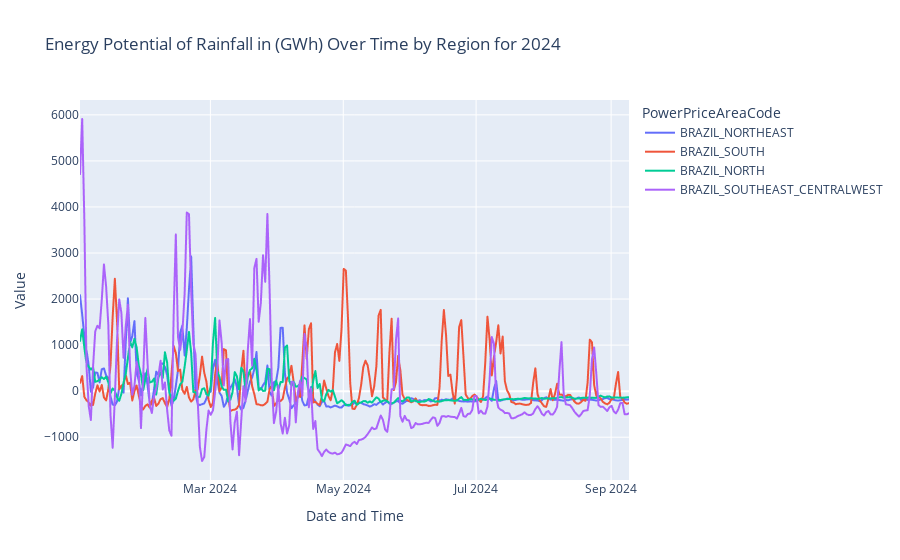
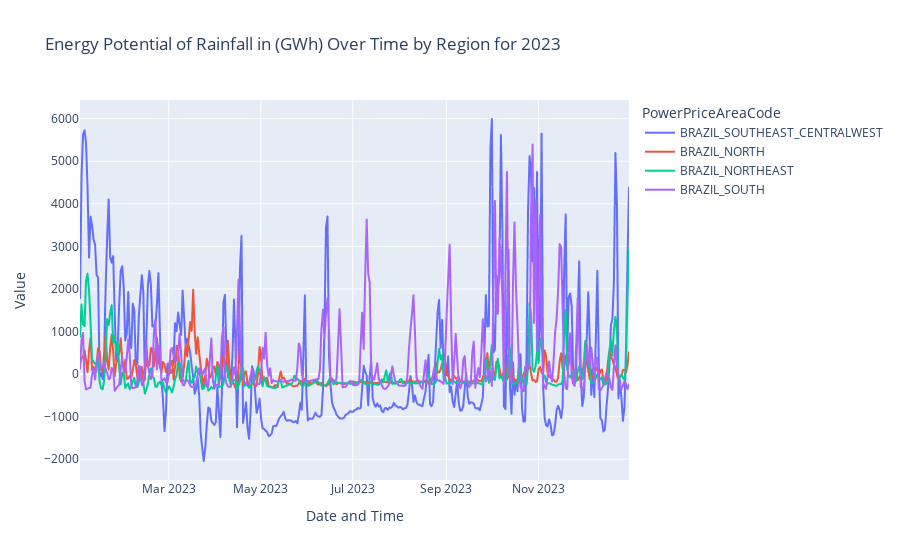
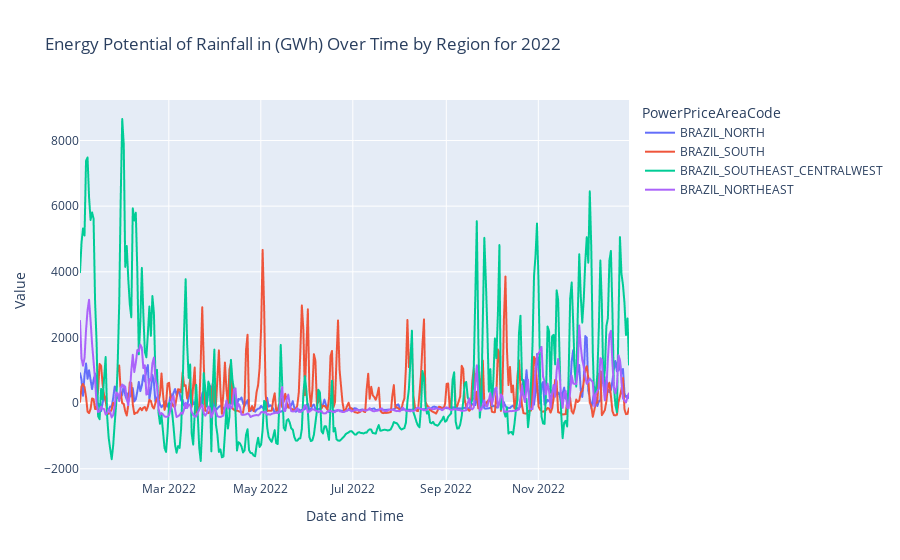

The code cell stored with these charts, in order, in its notebook:
### Markdown cell above
## Data Visualization

### Code cell
import plotly.express as px

df_rain['DateTime'] = pd.to_datetime(df_rain['DateValueCET'].astype(str) + ' ' + df_rain['TimeValueCET'].astype(str))
df_rain['DateValueCET'] = pd.to_datetime(df_rain['DateValueCET'])

# Convert 'TimeValueCET' to hour format
df_rain['Hour'] = pd.to_datetime(df_rain['TimeValueCET'], format='%H:%M:%S').dt.hour

year_filter = 2024
df_rain_graph = df_rain[df_rain['DateValueCET'].dt.year == year_filter]

# Create a line plot
fig_1 = px.line( 
    df_rain_graph,
    x='DateTime',
    y='Value',
    color='PowerPriceAreaCode',
    title=f'Energy Potential of Rainfall in (GWh) Over Time by Region for {year_filter}',
    labels={'Rainfall Potential (GWh)': 'Rainfall Potential (GWh)', 'DateTime': 'Date and Time'}
)

""" # Update layout for better visibility
fig.update_layout(
    xaxis_title='Date and Time',
    yaxis_title='Rainfall Potential (GWh)',
    legend_title='Region',
    xaxis=dict(tickformat="%Y-%m-%d %H:%M")
) """

fig_1.show()
year_filter = 2023
df_rain_graph = df_rain[df_rain['DateValueCET'].dt.year == year_filter]

# Create a line plot
fig_2 = px.line( 
    df_rain_graph,
    x='DateTime',
    y='Value',
    color='PowerPriceAreaCode',
    title=f'Energy Potential of Rainfall in (GWh) Over Time by Region for {year_filter}',
    labels={'Rainfall Potential (GWh)': 'Rainfall Potential (GWh)', 'DateTime': 'Date and Time'}
)

""" # Update layout for better visibility
fig.update_layout(
    xaxis_title='Date and Time',
    yaxis_title='Rainfall Potential (GWh)',
    legend_title='Region',
    xaxis=dict(tickformat="%Y-%m-%d %H:%M")
) """

fig_2.show()

year_filter = 2022
df_rain_graph = df_rain[df_rain['DateValueCET'].dt.year == year_filter]

# Create a line plot
fig_3 = px.line( 
    df_rain_graph,
    x='DateTime',
    y='Value',
    color='PowerPriceAreaCode',
    title=f'Energy Potential of Rainfall in (GWh) Over Time by Region for {year_filter}',
    labels={'Rainfall Potential (GWh)': 'Rainfall Potential (GWh)', 'DateTime': 'Date and Time'}
)

""" # Update layout for better visibility
fig.update_layout(
    xaxis_title='Date and Time',
    yaxis_title='Rainfall Potential (GWh)',
    legend_title='Region',
    xaxis=dict(tickformat="%Y-%m-%d %H:%M")
) """

fig_3.show()

### Figure 1 — Plotly figure (JSON) as saved in the notebook; plotly's stock layout.template omitted (floating-point values rounded to 4 significant figures; data arrays with more than 128 entries replaced by an {"elided": "..."} marker saying what was removed)
{"data": [{"hovertemplate": "PowerPriceAreaCode=BRAZIL_NORTHEAST<br>Date and Time=%{x}<br>Value=%{y}<extra></extra>", "legendgroup": "BRAZIL_NORTHEAST", "line": {"color": "#636efa", "dash": "solid"}, "marker": {"symbol": "circle"}, "mode": "lines", "name": "BRAZIL_NORTHEAST", "showlegend": true, "type": "scattergl", "x": {"elided": "253 str values"}, "xaxis": "x", "y": {"elided": "253 float values"}, "yaxis": "y"}, {"hovertemplate": "PowerPriceAreaCode=BRAZIL_SOUTH<br>Date and Time=%{x}<br>Value=%{y}<extra></extra>", "legendgroup": "BRAZIL_SOUTH", "line": {"color": "#EF553B", "dash": "solid"}, "marker": {"symbol": "circle"}, "mode": "lines", "name": "BRAZIL_SOUTH", "showlegend": true, "type": "scattergl", "x": {"elided": "253 str values"}, "xaxis": "x", "y": {"elided": "253 float values"}, "yaxis": "y"}, {"hovertemplate": "PowerPriceAreaCode=BRAZIL_NORTH<br>Date and Time=%{x}<br>Value=%{y}<extra></extra>", "legendgroup": "BRAZIL_NORTH", "line": {"color": "#00cc96", "dash": "solid"}, "marker": {"symbol": "circle"}, "mode": "lines", "name": "BRAZIL_NORTH", "showlegend": true, "type": "scattergl", "x": {"elided": "253 str values"}, "xaxis": "x", "y": {"elided": "253 float values"}, "yaxis": "y"}, {"hovertemplate": "PowerPriceAreaCode=BRAZIL_SOUTHEAST_CENTRALWEST<br>Date and Time=%{x}<br>Value=%{y}<extra></extra>", "legendgroup": "BRAZIL_SOUTHEAST_CENTRALWEST", "line": {"color": "#ab63fa", "dash": "solid"}, "marker": {"symbol": "circle"}, "mode": "lines", "name": "BRAZIL_SOUTHEAST_CENTRALWEST", "showlegend": true, "type": "scattergl", "x": {"elided": "253 str values"}, "xaxis": "x", "y": {"elided": "253 float values"}, "yaxis": "y"}], "layout": {"legend": {"title": {"text": "PowerPriceAreaCode"}, "tracegroupgap": 0}, "title": {"text": "Energy Potential of Rainfall in (GWh) Over Time by Region for 2024"}, "xaxis": {"anchor": "y", "domain": [0, 1], "title": {"text": "Date and Time"}}, "yaxis": {"anchor": "x", "domain": [0, 1], "title": {"text": "Value"}}}}

### Figure 2 — Plotly figure (JSON) as saved in the notebook; plotly's stock layout.template omitted (floating-point values rounded to 4 significant figures; data arrays with more than 128 entries replaced by an {"elided": "..."} marker saying what was removed)
{"data": [{"hovertemplate": "PowerPriceAreaCode=BRAZIL_SOUTHEAST_CENTRALWEST<br>Date and Time=%{x}<br>Value=%{y}<extra></extra>", "legendgroup": "BRAZIL_SOUTHEAST_CENTRALWEST", "line": {"color": "#636efa", "dash": "solid"}, "marker": {"symbol": "circle"}, "mode": "lines", "name": "BRAZIL_SOUTHEAST_CENTRALWEST", "showlegend": true, "type": "scattergl", "x": {"elided": "365 str values"}, "xaxis": "x", "y": {"elided": "365 float values"}, "yaxis": "y"}, {"hovertemplate": "PowerPriceAreaCode=BRAZIL_NORTH<br>Date and Time=%{x}<br>Value=%{y}<extra></extra>", "legendgroup": "BRAZIL_NORTH", "line": {"color": "#EF553B", "dash": "solid"}, "marker": {"symbol": "circle"}, "mode": "lines", "name": "BRAZIL_NORTH", "showlegend": true, "type": "scattergl", "x": {"elided": "365 str values"}, "xaxis": "x", "y": {"elided": "365 float values"}, "yaxis": "y"}, {"hovertemplate": "PowerPriceAreaCode=BRAZIL_NORTHEAST<br>Date and Time=%{x}<br>Value=%{y}<extra></extra>", "legendgroup": "BRAZIL_NORTHEAST", "line": {"color": "#00cc96", "dash": "solid"}, "marker": {"symbol": "circle"}, "mode": "lines", "name": "BRAZIL_NORTHEAST", "showlegend": true, "type": "scattergl", "x": {"elided": "365 str values"}, "xaxis": "x", "y": {"elided": "365 float values"}, "yaxis": "y"}, {"hovertemplate": "PowerPriceAreaCode=BRAZIL_SOUTH<br>Date and Time=%{x}<br>Value=%{y}<extra></extra>", "legendgroup": "BRAZIL_SOUTH", "line": {"color": "#ab63fa", "dash": "solid"}, "marker": {"symbol": "circle"}, "mode": "lines", "name": "BRAZIL_SOUTH", "showlegend": true, "type": "scattergl", "x": {"elided": "365 str values"}, "xaxis": "x", "y": {"elided": "365 float values"}, "yaxis": "y"}], "layout": {"legend": {"title": {"text": "PowerPriceAreaCode"}, "tracegroupgap": 0}, "title": {"text": "Energy Potential of Rainfall in (GWh) Over Time by Region for 2023"}, "xaxis": {"anchor": "y", "domain": [0, 1], "title": {"text": "Date and Time"}}, "yaxis": {"anchor": "x", "domain": [0, 1], "title": {"text": "Value"}}}}

### Figure 3 — Plotly figure (JSON) as saved in the notebook; plotly's stock layout.template omitted (floating-point values rounded to 4 significant figures; data arrays with more than 128 entries replaced by an {"elided": "..."} marker saying what was removed)
{"data": [{"hovertemplate": "PowerPriceAreaCode=BRAZIL_NORTH<br>Date and Time=%{x}<br>Value=%{y}<extra></extra>", "legendgroup": "BRAZIL_NORTH", "line": {"color": "#636efa", "dash": "solid"}, "marker": {"symbol": "circle"}, "mode": "lines", "name": "BRAZIL_NORTH", "showlegend": true, "type": "scattergl", "x": {"elided": "365 str values"}, "xaxis": "x", "y": {"elided": "365 float values"}, "yaxis": "y"}, {"hovertemplate": "PowerPriceAreaCode=BRAZIL_SOUTH<br>Date and Time=%{x}<br>Value=%{y}<extra></extra>", "legendgroup": "BRAZIL_SOUTH", "line": {"color": "#EF553B", "dash": "solid"}, "marker": {"symbol": "circle"}, "mode": "lines", "name": "BRAZIL_SOUTH", "showlegend": true, "type": "scattergl", "x": {"elided": "365 str values"}, "xaxis": "x", "y": {"elided": "365 float values"}, "yaxis": "y"}, {"hovertemplate": "PowerPriceAreaCode=BRAZIL_SOUTHEAST_CENTRALWEST<br>Date and Time=%{x}<br>Value=%{y}<extra></extra>", "legendgroup": "BRAZIL_SOUTHEAST_CENTRALWEST", "line": {"color": "#00cc96", "dash": "solid"}, "marker": {"symbol": "circle"}, "mode": "lines", "name": "BRAZIL_SOUTHEAST_CENTRALWEST", "showlegend": true, "type": "scattergl", "x": {"elided": "365 str values"}, "xaxis": "x", "y": {"elided": "365 float values"}, "yaxis": "y"}, {"hovertemplate": "PowerPriceAreaCode=BRAZIL_NORTHEAST<br>Date and Time=%{x}<br>Value=%{y}<extra></extra>", "legendgroup": "BRAZIL_NORTHEAST", "line": {"color": "#ab63fa", "dash": "solid"}, "marker": {"symbol": "circle"}, "mode": "lines", "name": "BRAZIL_NORTHEAST", "showlegend": true, "type": "scattergl", "x": {"elided": "365 str values"}, "xaxis": "x", "y": {"elided": "365 float values"}, "yaxis": "y"}], "layout": {"legend": {"title": {"text": "PowerPriceAreaCode"}, "tracegroupgap": 0}, "title": {"text": "Energy Potential of Rainfall in (GWh) Over Time by Region for 2022"}, "xaxis": {"anchor": "y", "domain": [0, 1], "title": {"text": "Date and Time"}}, "yaxis": {"anchor": "x", "domain": [0, 1], "title": {"text": "Value"}}}}
